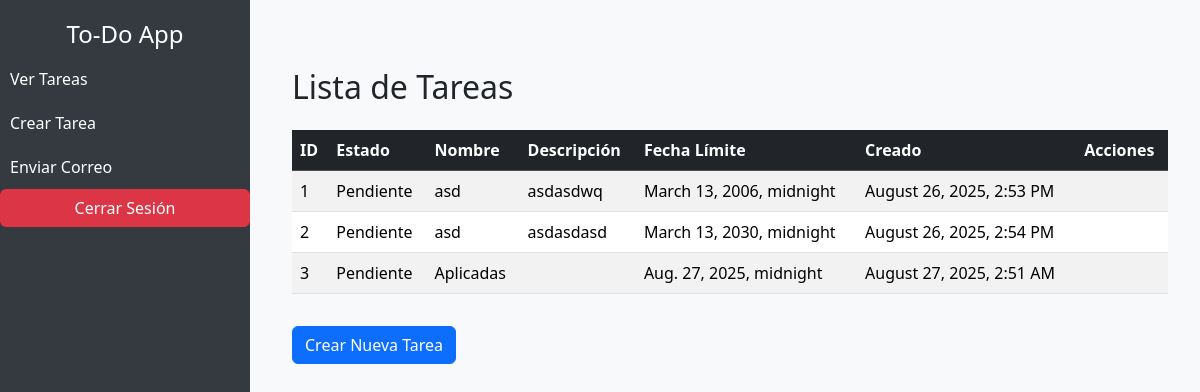
Screenshot of /list-tasks/ (signed in) with the database file from the repository.
### tasks/models.py (models this page shows, shortened)
class Task(models.Model):
    id = models.AutoField(
        primary_key=True,
        null=False,
        blank=False,
    )
    name = models.CharField(
        max_length=100,
        null=False,
        blank=False,
    )
    description = models.TextField(
        null=True,
        blank=True,
    )
    created_at = models.DateTimeField(
        auto_now_add=True,
        null=False,
        blank=False,
    )
    updated_at = models.DateTimeField(
        auto_now=True,
        null=False,
        blank=False,
    )
    deadline = models.DateTimeField(
        null=True,
        blank=True,
    )
    status_id = models.ForeignKey(
        Status,
        on_delete=models.CASCADE,
        null=False,
        blank=False,
    )

class Status(models.Model):
    id = models.AutoField(
        primary_key=True,
        null=False,
        blank=False,
    )
    name = models.CharField(
        max_length=100,
        unique=True,
        null=False,
        blank=False,
    )

### tasks/views.py (the view)
# urls.py: path('list-tasks/', views.list_tasks, name='list-tasks'),
@login_required
def list_tasks(request):
    tasks = Task.objects.all()
    return render(request, "list_tasks.html", {"tasks": tasks})

### tasks/templates/list_tasks.html (shortened to what this page needs)
{% extends "base.html" %}
{% block content %}
<!DOCTYPE html>
<html lang="es">
<head>
</head>
<body class="bg-light">
    <div class="container mt-5">
        <h2 class="mb-4">Lista de Tareas</h2>
        {% if tasks %}
        <div class="table-responsive">
            <table class="table table-striped table-hover">
                <thead class="table-dark">
                    <tr>
                        <th>ID</th>
                        <th>Estado</th>
                        <th>Nombre</th>
                        <th>Descripción</th>
                        <th>Fecha Límite</th>
                        <th>Creado</th>
                        <th>Acciones</th>
                    </tr>
                </thead>
                <tbody>
                    {% for task in tasks %}
                    <tr>
                        <td>{{ task.id }}</td>
                        <td>{{ task.status_id.name }}</td>
                        <td>{{ task.name }}</td>
                        <td>{{ task.description }}</td>
                        <td>{{ task.deadline|default:"No definida" }}</td>
                        <td>{{ task.created_at|date:"F j, Y, g:i A" }}</td>
                        <td>
                        </td>
                    </tr>
                    {% endfor %}
                </tbody>
            </table>
        </div>
        {% else %}
        <div class="alert alert-info">No tienes permiso para ver ninguna tarea.</div>
        {% endif %}
        <a href="{% url 'create-task' %}" class="btn btn-primary mt-3">Crear Nueva Tarea</a>
    </div>
</body>
</html>
{% endblock content %}

### tasks/templates/base.html (shortened to what this page needs)
<!DOCTYPE html>
<html lang="en">
    <head>
        {% load static %}
        <link rel="stylesheet" href="https://cdn.jsdelivr.net/npm/bootstrap@5.3.2/dist/css/bootstrap.min.css"/>
    </head>
    <body>
        <div class="sidebar">
            <h4 class="text-white text-center">To-Do App</h4>
            <a href="">Ver Tareas</a>
            <a href="">Crear Tarea</a>
            <a href="{% url 'send-email' %}">Enviar Correo</a>
            {% if user.is_authenticated %}
                <div class="logout-btn">
                    <form action="{% url 'logout' %}" method="post">
                        <button type="submit" class="btn btn-danger w-100">Cerrar Sesión</button>
                    </form>
                </div>
            {% endif %}
        </div>
        <div class="content">
            {% block content %}
            {% endblock %}
        </div>
    </body>
</html>

### tasks/templates/base.html (style rules this page uses)
.sidebar { height: 100vh; width: 250px; position: fixed; top: 0; left: 0; background: #343a40; padding-top: 20px; }
.sidebar a { color: white; display: block; padding: 10px; text-decoration: none; }
.content { margin-left: 260px; padding: 20px; }

### rows the page displays
Task: id "1", status_id.name "Pendiente", name "asd", description "asdasdwq", deadline "March 13, 2006, midnight", created_at "August 26, 2025, 2:53 PM"
Task: id "2", status_id.name "Pendiente", name "asd", description "asdasdasd", deadline "March 13, 2030, midnight", created_at "August 26, 2025, 2:54 PM"
Task: id "3", status_id.name "Pendiente", name "Aplicadas", deadline "Aug. 27, 2025, midnight", created_at "August 27, 2025, 2:51 AM"
